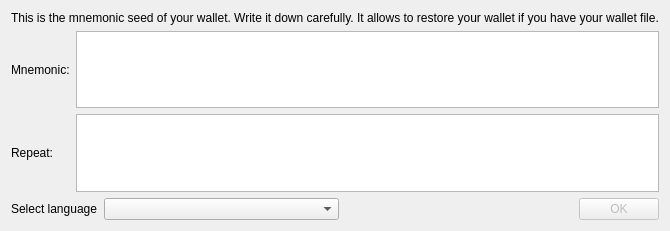
<?xml version="1.0" encoding="UTF-8"?>
<ui version="4.0">
 <class>VerifyMnemonicSeedDialog</class>
 <widget class="QDialog" name="VerifyMnemonicSeedDialog">
  <property name="geometry">
   <rect>
    <x>0</x>
    <y>0</y>
    <width>647</width>
    <height>231</height>
   </rect>
  </property>
  <property name="minimumSize">
   <size>
    <width>0</width>
    <height>130</height>
   </size>
  </property>
  <property name="windowTitle">
   <string>New deterministic wallet created</string>
  </property>
  <layout class="QGridLayout" name="gridLayout">
   <item row="0" column="0" colspan="2">
    <widget class="QLabel" name="label_3">
     <property name="text">
      <string>This is the mnemonic seed of your wallet. Write it down carefully. It allows to restore your wallet if you have your wallet file.</string>
     </property>
    </widget>
   </item>
   <item row="1" column="0">
    <widget class="QLabel" name="label">
     <property name="text">
      <string>Mnemonic:</string>
     </property>
    </widget>
   </item>
   <item row="1" column="1">
    <widget class="QTextEdit" name="m_seedEdit">
     <property name="font">
      <font>
       <pointsize>10</pointsize>
       <weight>75</weight>
       <bold>true</bold>
      </font>
     </property>
     <property name="readOnly">
      <bool>true</bool>
     </property>
    </widget>
   </item>
   <item row="2" column="0">
    <widget class="QLabel" name="label_2">
     <property name="text">
      <string>Repeat:</string>
     </property>
    </widget>
   </item>
   <item row="2" column="1">
    <widget class="QTextEdit" name="m_seedRepeat">
     <property name="font">
      <font>
       <pointsize>10</pointsize>
       <weight>75</weight>
       <bold>true</bold>
      </font>
     </property>
    </widget>
   </item>
   <item row="3" column="0">
    <spacer name="verticalSpacer">
     <property name="orientation">
      <enum>Qt::Vertical</enum>
     </property>
     <property name="sizeHint" stdset="0">
      <size>
       <width>20</width>
       <height>2</height>
      </size>
     </property>
    </spacer>
   </item>
   <item row="4" column="0" colspan="2">
    <layout class="QHBoxLayout" name="horizontalLayout">
     <item>
      <widget class="QLabel" name="m_languageLabel">
       <property name="text">
        <string>Select language</string>
       </property>
      </widget>
     </item>
     <item>
      <widget class="QComboBox" name="m_languageCombo">
       <property name="sizePolicy">
        <sizepolicy hsizetype="Expanding" vsizetype="Fixed">
         <horstretch>0</horstretch>
         <verstretch>0</verstretch>
        </sizepolicy>
       </property>
      </widget>
     </item>
     <item>
      <spacer name="horizontalSpacer">
       <property name="orientation">
        <enum>Qt::Horizontal</enum>
       </property>
       <property name="sizeHint" stdset="0">
        <size>
         <width>60</width>
         <height>20</height>
        </size>
       </property>
      </spacer>
     </item>
     <item>
      <widget class="QPushButton" name="m_okButton">
       <property name="enabled">
        <bool>false</bool>
       </property>
       <property name="text">
        <string>OK</string>
       </property>
       <property name="autoDefault">
        <bool>false</bool>
       </property>
       <property name="default">
        <bool>true</bool>
       </property>
      </widget>
     </item>
    </layout>
   </item>
  </layout>
 </widget>
 <resources/>
 <connections>
  <connection>
   <sender>m_okButton</sender>
   <signal>clicked()</signal>
   <receiver>VerifyMnemonicSeedDialog</receiver>
   <slot>accept()</slot>
   <hints>
    <hint type="sourcelabel">
     <x>594</x>
     <y>102</y>
    </hint>
    <hint type="destinationlabel">
     <x>323</x>
     <y>65</y>
    </hint>
   </hints>
  </connection>
  <connection>
   <sender>m_seedRepeat</sender>
   <signal>textChanged()</signal>
   <receiver>VerifyMnemonicSeedDialog</receiver>
   <slot>onTextChanged()</slot>
   <hints>
    <hint type="sourcelabel">
     <x>351</x>
     <y>146</y>
    </hint>
    <hint type="destinationlabel">
     <x>323</x>
     <y>69</y>
    </hint>
   </hints>
  </connection>
  <connection>
   <sender>m_languageCombo</sender>
   <signal>currentIndexChanged(QString)</signal>
   <receiver>VerifyMnemonicSeedDialog</receiver>
   <slot>languageChanged()</slot>
   <hints>
    <hint type="sourcelabel">
     <x>126</x>
     <y>170</y>
    </hint>
    <hint type="destinationlabel">
     <x>240</x>
     <y>119</y>
    </hint>
   </hints>
  </connection>
 </connections>
 <slots>
  <slot>selectPathClicked()</slot>
 </slots>
</ui>
